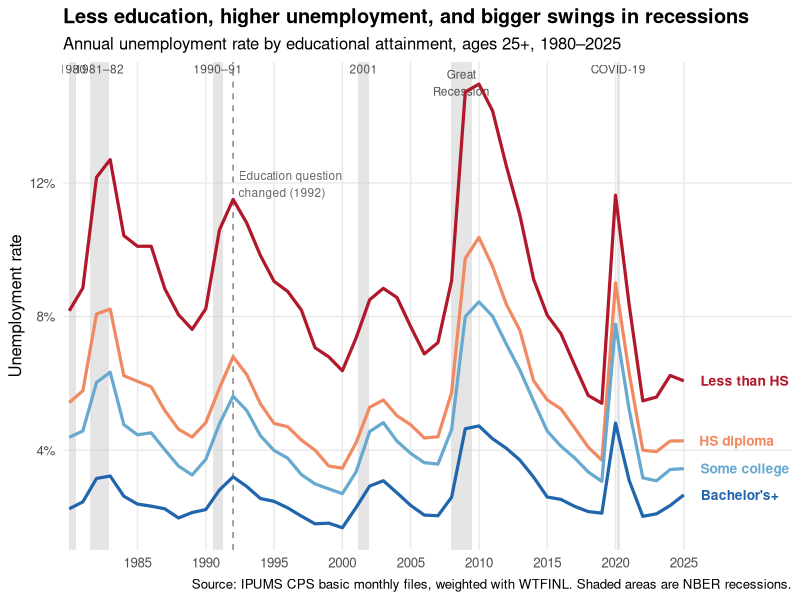
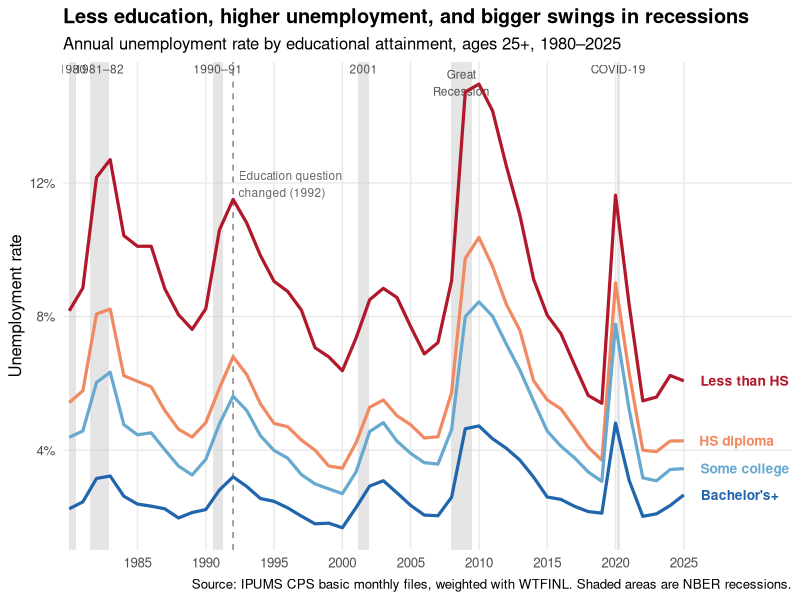

Write R code to recreate these figures, in order. (Note: this script raises an error after producing the figures.)
#install.packages("ggrepel")
library(tidyverse)
library(ggrepel)

annual_educ <- read_csv("data/processed/annual_educ.csv") |>
  mutate(educ_group = factor(educ_group,
                             levels = c("Less than HS", "HS diploma",
                                        "Some college", "Bachelor's+")))

recessions <- tribble(
  ~start,  ~end,    ~label,
  1980.0,  1980.5,  "1980",
  1981.5,  1982.92, "1981–82",
  1990.5,  1991.25, "1990–91",
  2001.17, 2001.92, "2001",
  2007.92, 2009.5,  "Great\nRecession",
  2020.08, 2020.33, "COVID-19"
)

educ_colors <- c("Less than HS" = "#B2182B", "HS diploma" = "#EF8A62",
                 "Some college" = "#67A9CF", "Bachelor's+" = "#2166AC")

# figure 1
p1 <- ggplot(annual_educ, aes(x = YEAR, y = unemp_rate, color = educ_group)) +
  geom_rect(data = recessions,
            aes(xmin = start, xmax = end, ymin = -Inf, ymax = Inf),
            inherit.aes = FALSE, fill = "grey80", alpha = 0.5) +
  geom_text(data = recessions,
            aes(x = (start + end) / 2, y = Inf, label = label),
            inherit.aes = FALSE, vjust = 1.3, size = 3, color = "grey30") +
  geom_vline(xintercept = 1992, linetype = "dashed", color = "grey50") +
  annotate("text", x = 1992.4, y = max(annual_educ$unemp_rate) * 0.8,
           label = "Education question\nchanged (1992)",
           hjust = 0, size = 3, color = "grey40") +
  geom_line(linewidth = 1.1) +
  geom_text_repel(data = filter(annual_educ, YEAR == max(YEAR)),
                  aes(label = educ_group),
                  hjust = 0, nudge_x = 1, direction = "y",
                  segment.color = NA, size = 3.5, fontface = "bold") +
  scale_color_manual(values = educ_colors) +
  scale_x_continuous(breaks = seq(1985, 2025, 5),
                     expand = expansion(mult = c(0.01, 0.15))) +
  scale_y_continuous(labels = scales::label_percent(scale = 1)) +
  labs(
    title    = "Less education, higher unemployment, and bigger swings in recessions",
    subtitle = "Annual unemployment rate by educational attainment, ages 25+, 1980–2025",
    x = NULL, y = "Unemployment rate",
    caption  = "Source: IPUMS CPS basic monthly files, weighted with WTFINL. Shaded areas are NBER recessions."
  ) +
  theme_minimal(base_size = 12) +
  theme(legend.position = "none",
        plot.title = element_text(face = "bold"),
        panel.grid.minor = element_blank())

p1

ggsave("output/figures/fig1_unemp_by_educ.png", p1,
       width = 9, height = 5.5, dpi = 300)

# figure 2

gap <- annual_sex_educ |>
  filter(educ_group %in% c("Less than HS", "Bachelor's+")) |>
  select(YEAR, SEX, educ_group, unemp_rate) |>
  pivot_wider(names_from = SEX, values_from = unemp_rate) |>
  mutate(gap = Female - Male)

p2 <- ggplot(gap, aes(x = YEAR, y = gap, color = educ_group)) +
  geom_rect(data = recessions,
            aes(xmin = start, xmax = end, ymin = -Inf, ymax = Inf),
            inherit.aes = FALSE, fill = "grey80", alpha = 0.5) +
  geom_hline(yintercept = 0, color = "grey30") +
  geom_line(linewidth = 1.1) +
  annotate("text", x = 1983, y = Inf, label = "Women's rate higher ↑",
           hjust = 0, vjust = 1.5, size = 3.2, color = "grey30") +
  annotate("text", x = 1983, y = -Inf, label = "Men's rate higher ↓",
           hjust = 0, vjust = -1, size = 3.2, color = "grey30") +
  geom_text_repel(data = filter(gap, YEAR == max(YEAR)),
                  aes(label = educ_group), hjust = 0, nudge_x = 1,
                  direction = "y", segment.color = NA,
                  size = 3.5, fontface = "bold") +
  scale_color_manual(values = educ_colors) +
  scale_x_continuous(breaks = seq(1985, 2025, 5),
                     expand = expansion(mult = c(0.01, 0.15))) +
  labs(
    title    = "Who gets hit harder depends on the recession",
    subtitle = "Women's minus men's unemployment rate (percentage points), ages 25+, 1980–2025",
    x = NULL, y = "Gap (percentage points)",
    caption  = "Source: IPUMS CPS basic monthly files, weighted with WTFINL. Shaded areas are NBER recessions."
  ) +
  theme_minimal(base_size = 12) +
  theme(legend.position = "none",
        plot.title = element_text(face = "bold"),
        panel.grid.minor = element_blank())

p2

ggsave("output/figures/fig2_unemp_by_sex_educ.png", p2,
       width = 9, height = 6.5, dpi = 300)

# figure 3

monthly_educ <- read_csv("data/processed/monthly_educ.csv") |>
  mutate(educ_group = factor(educ_group,
                             levels = c("Less than HS", "HS diploma",
                                        "Some college", "Bachelor's+")))
peaks <- tibble(
  recession = factor(c("Great Recession", "COVID-19"),
                     levels = c("Great Recession", "COVID-19")),
  start = as.Date(c("2007-12-01", "2020-02-01"))
)

aligned2 <- peaks |>
  cross_join(monthly_educ) |>
  mutate(months = (year(date) - year(start)) * 12 + (month(date) - month(start))) |>
  filter(months >= -12, months <= 60) |>
  group_by(recession, educ_group) |>
  mutate(baseline = mean(unemp_rate[months < 0]),
         change   = unemp_rate - baseline) |>
  ungroup() |>
  filter(months >= 0,
         educ_group %in% c("Less than HS", "Bachelor's+"))

peak_pts <- aligned2 |>
  group_by(recession, educ_group) |>
  slice_max(change, n = 1, with_ties = FALSE) |>
  ungroup() |>
  mutate(label = sprintf("+%.1f pp", change))

ymax <- max(aligned2$change)

phase_rect <- tibble(
  recession = factor(c("Great Recession", "COVID-19", "COVID-19"),
                     levels = levels(peaks$recession)),
  xmin = c(0, 0, 2),
  xmax = c(26, 2, 24),
  fill = c("#2166AC", "#D6604D", "#D6604D"),
  alpha = c(0.08, 0.18, 0.06)
)

phase_text <- tibble(
  recession = factor(c("Great Recession", "Great Recession", "COVID-19", "COVID-19"),
                     levels = levels(peaks$recession)),
  x     = c(13, 59, 5, 26),
  y     = c(ymax * 0.95, ymax * 0.85, ymax * 0.80, ymax * 0.35),
  hjust = c(0.5, 1, 0, 0),
  label = c("Slow climb:\npeak after ~2 years",
            "Still above the\npre-recession level\nafter 5 years",
            "Spike: peak within\n2 months",
            "Back near the\npre-recession level\nwithin ~2 years")
)

p3 <- ggplot(aligned2, aes(x = months, y = change, color = educ_group)) +
  geom_rect(data = phase_rect,
            aes(xmin = xmin, xmax = xmax, ymin = -Inf, ymax = Inf),
            inherit.aes = FALSE,
            fill = phase_rect$fill, alpha = phase_rect$alpha) +
  geom_hline(yintercept = 0, color = "grey40") +
  geom_text(data = tibble(recession = factor("Great Recession",
                                             levels = levels(peaks$recession))),
            aes(x = 60, y = 0, label = "Pre-recession level"),
            inherit.aes = FALSE, hjust = 1, vjust = -0.5,
            size = 3, color = "grey40") + 
  geom_line(linewidth = 1.1) +
  geom_point(data = peak_pts, size = 2.8) +
  geom_label(data = peak_pts, aes(label = label),
             vjust = -0.5, size = 3.3, fontface = "bold", show.legend = FALSE,
             fill = "white", label.size = 0, alpha = 0.85) +
  geom_text(data = phase_text,
            aes(x = x, y = y, label = label, hjust = hjust),
            inherit.aes = FALSE, size = 3.2, color = "grey25",
            lineheight = 0.9) +
  facet_wrap(~ recession, nrow = 1) +
  scale_color_manual(values = educ_colors) +
  scale_x_continuous(breaks = seq(0, 60, 12)) +
  scale_y_continuous(expand = expansion(mult = c(0.05, 0.15))) +
  labs(
    title    = "After COVID, unemployment peaked in two months. After 2008, it took two years.",
    subtitle = "Change in monthly unemployment rate since the recession began, relative to the prior 12-month average, ages 25+",
    x = "Months since recession began",
    y = "Change (percentage points)", color = NULL,
    caption  = "Source: IPUMS CPS basic monthly files (not seasonally adjusted), weighted with WTFINL. Recession start dates from NBER."
  ) +
  theme_minimal(base_size = 12) +
  theme(legend.position = "top",
        plot.title = element_text(face = "bold"),
        strip.text = element_text(face = "bold", size = 12),
        panel.grid.minor = element_blank(),
        panel.spacing = unit(1.5, "lines"))

p3

ggsave("output/figures/fig3_recession_aligned.png", p3,
       width = 11, height = 5.5, dpi = 300)
